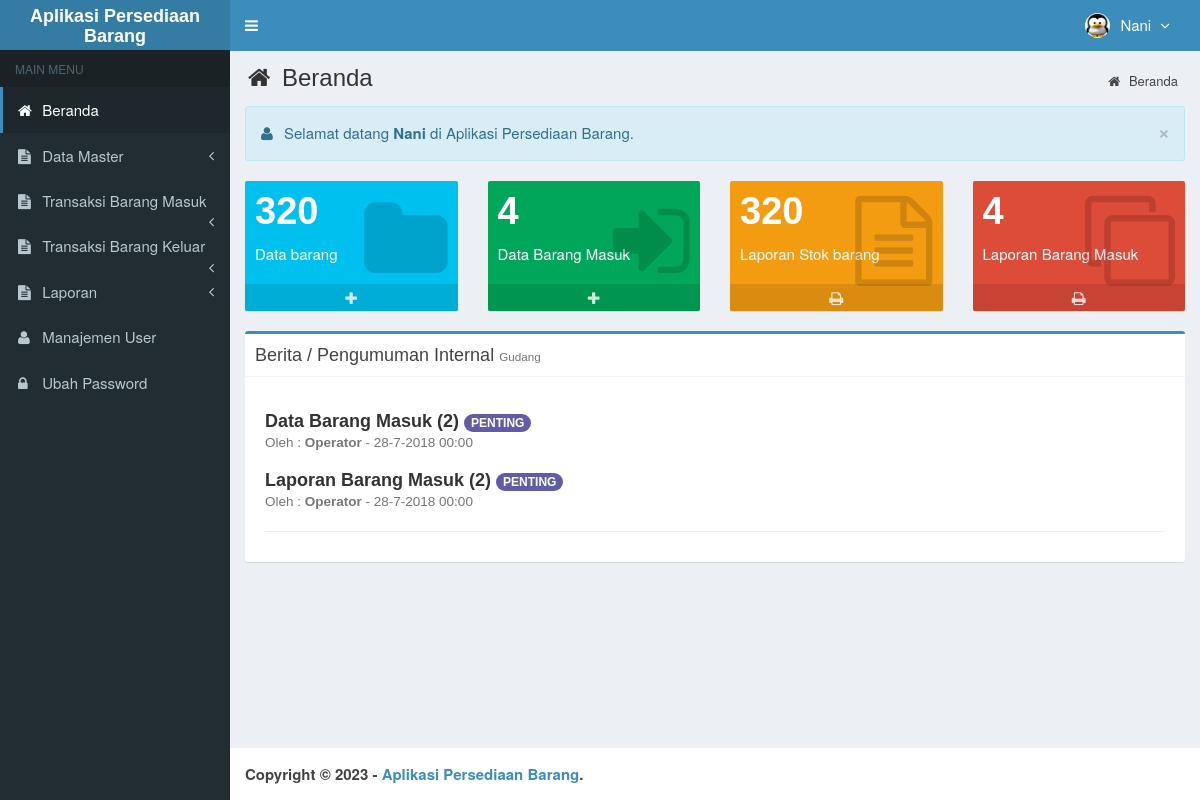
Page /main.php?module=beranda (signed in) on the committed database.
### tables this page shows
CREATE TABLE `is_users` (
  `id_user` int(3) NOT NULL,
  `username` varchar(50) NOT NULL,
  `nama_user` varchar(50) NOT NULL,
  `password` varchar(50) NOT NULL,
  `email` varchar(50) DEFAULT NULL,
  `telepon` varchar(13) DEFAULT NULL,
  `foto` varchar(100) DEFAULT NULL,
  `hak_akses` enum('Super Admin','Manajer','Gudang') NOT NULL,
  `status` enum('aktif','blokir') NOT NULL DEFAULT 'aktif',
  `created_at` timestamp NOT NULL DEFAULT current_timestamp(),
  `updated_at` timestamp NOT NULL DEFAULT current_timestamp() ON UPDATE current_timestamp()
);

### top-menu.php (the view, shortened to what this page needs)
<?php
require_once "config/database.php";
$query = mysqli_query($mysqli, "SELECT id_user, nama_user, foto, hak_akses FROM is_users WHERE id_user='$_SESSION[id_user]'")
                                or die('Ada kesalahan pada query tampil Manajemen User: '.mysqli_error($mysqli));
$data = mysqli_fetch_assoc($query);
?>
<li class="dropdown user user-menu">
  <a href="#" class="dropdown-toggle" data-toggle="dropdown">
  <?php
  if ($data['foto']=="") { ?>
    <img src="images/user/user-default.png" class="user-image" alt="User Image"/>
  <?php
  }
  else { ?>
    <img src="images/user/<?php echo $data['foto']; ?>" class="user-image" alt="User Image"/>
  <?php
  }
  ?>
    <span class="hidden-xs"><?php echo $data['nama_user']; ?> <i style="margin-left:5px" class="fa fa-angle-down"></i></span>
  </a>
</li>

### assets/css/style.css (style rules this page uses)
body { background-color: #fff; color: #333; font-size: 15px; line-height: 1.42857; }

### rows in the picture
is_users: foto (picture), nama_user "Nani"

### other values in the picture
$_SESSION['nama_user'] "Nani"
$data['jumlah'] "320"
$data['jumlah'] "4"
